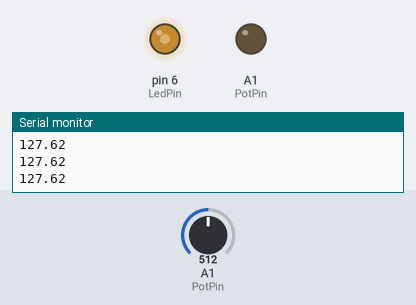
A sketch run on a simulated Arduino Uno, built with avr-gcc and run on an emulated ATmega328P. On the bench: output pins drawn as LEDs (lit = HIGH), the last lines printed to the serial monitor. The inputs (shaded band) are chosen by the test bench; at power-on: A1 (PotPin) = 512.

Above: at 1.2 s.
1.3 s: A1 (PotPin) set to 716
At 1.7 s:
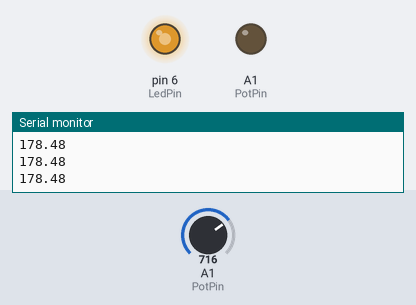
2.8 s: A1 (PotPin) set to 900
At 4.0 s:
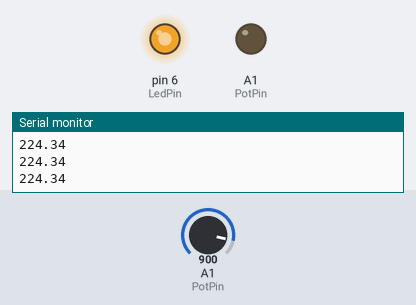
4.3 s: A1 (PotPin) set to 122
At 5.0 s:
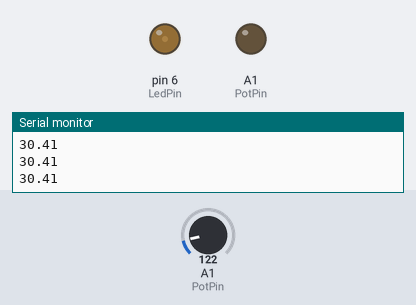
5.8 s: A1 (PotPin) set to 0
At 6.1 s:
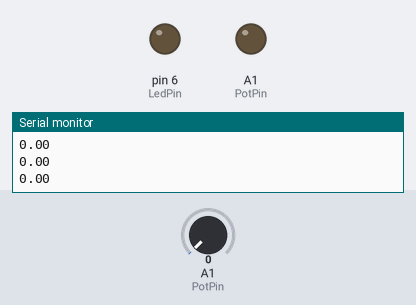
7.3 s: A1 (PotPin) set to 511
At 8.6 s:
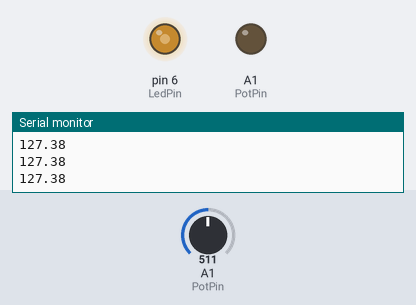
Timing chart, 0 to 9.8 s (numbered marks = the images above; inputs shaded):
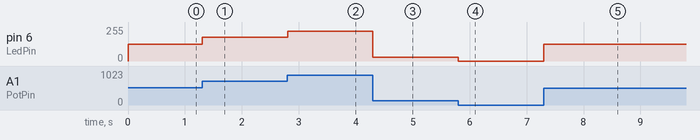

The sketch:

fourth_experiment.ino
```cpp
int LedPin = 6;
int PotCal;
int PotPin = A1;
float LedCal;
void setup()
{
  pinMode(LedPin, OUTPUT);
  pinMode(PotPin, OUTPUT);
  Serial.begin(9600);
}

void loop()
{
 PotCal = analogRead(PotPin);
 LedCal = (255/1023.0)*PotCal;
 analogWrite(LedPin,LedCal);
 Serial.println(LedCal);
}
```

Measured:
- after the input at 1.3 s, pin 6 (LedPin): 127/255 → 178/255 at once
- after the input at 2.8 s, pin 6 (LedPin): 178/255 → 224/255 at once
- after the input at 4.3 s, pin 6 (LedPin): 224/255 → 30/255 at once
- after the input at 5.8 s, pin 6 (LedPin): 30/255 → 0/255 at once
- after the input at 7.3 s, pin 6 (LedPin): 0/255 → 127/255 at once
